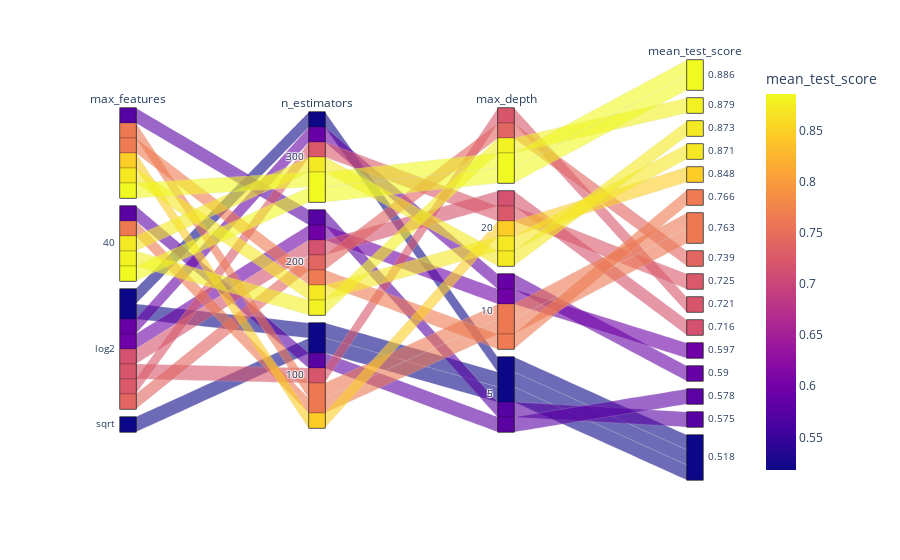

Source (notebook cell):
### Markdown cell above
### Visualization of parameterized grid search result

### Code cell
import plotly.express as px
import plotly.io as pio

pio.renderers.default = "plotly_mimetype+notebook_connected"

fig = px.parallel_categories(
    df_cv_rf.iloc[:,:-1],
    color='mean_test_score'
)
fig.show()

### Figure 1 — Plotly figure (JSON) as saved in the notebook; plotly's stock layout.template omitted (floating-point values rounded to 4 significant figures)
{"data": [{"dimensions": [{"label": "max_features", "values": [null, 40, 40, 40, null, null, null, 40, null, "log2", "log2", "log2", "log2", "log2", "log2", 40, null, "log2", "sqrt", "log2"]}, {"label": "n_estimators", "values": [300, 300, 200, 300, 200, 100, 200, 100, 100, 200, 300, 100, 200, 200, 300, 100, 200, 100, 100, 300]}, {"label": "max_depth", "values": [null, null, null, 20, 20, 20, 10, 10, 10, null, 20, null, 20, 10, 10, 5, 5, 5, 5, 5]}, {"label": "mean_test_score", "values": [0.886, 0.886, 0.879, 0.873, 0.871, 0.848, 0.766, 0.763, 0.763, 0.739, 0.725, 0.721, 0.716, 0.597, 0.59, 0.578, 0.575, 0.518, 0.518, 0.518]}], "domain": {"x": [0, 1], "y": [0, 1]}, "line": {"color": [0.886, 0.886, 0.879, 0.873, 0.871, 0.848, 0.766, 0.763, 0.763, 0.739, 0.725, 0.721, 0.716, 0.597, 0.59, 0.578, 0.575, 0.518, 0.518, 0.518], "coloraxis": "coloraxis"}, "name": "", "type": "parcats"}], "layout": {"coloraxis": {"colorbar": {"title": {"text": "mean_test_score"}}, "colorscale": [[0, "#0d0887"], [0.1111, "#46039f"], [0.2222, "#7201a8"], [0.3333, "#9c179e"], [0.4444, "#bd3786"], [0.5556, "#d8576b"], [0.6667, "#ed7953"], [0.7778, "#fb9f3a"], [0.8889, "#fdca26"], [1, "#f0f921"]]}, "legend": {"tracegroupgap": 0}, "margin": {"t": 60}}}
